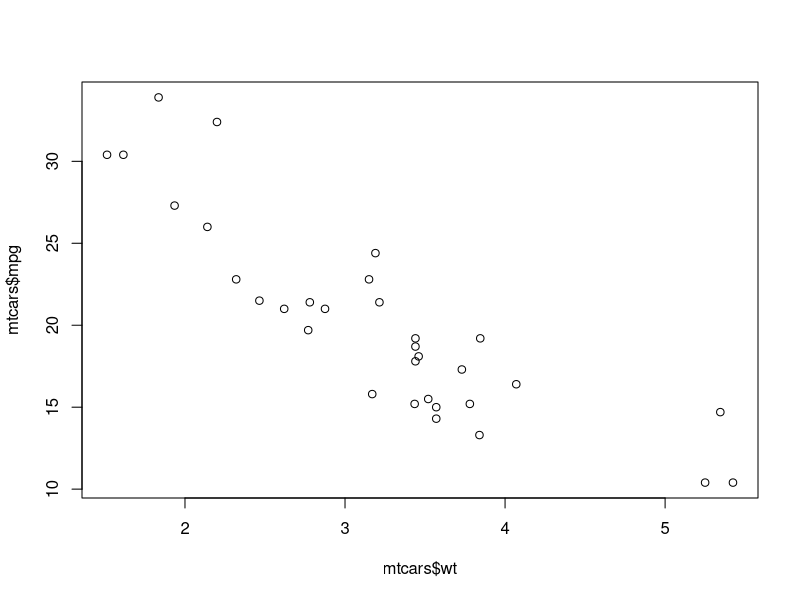
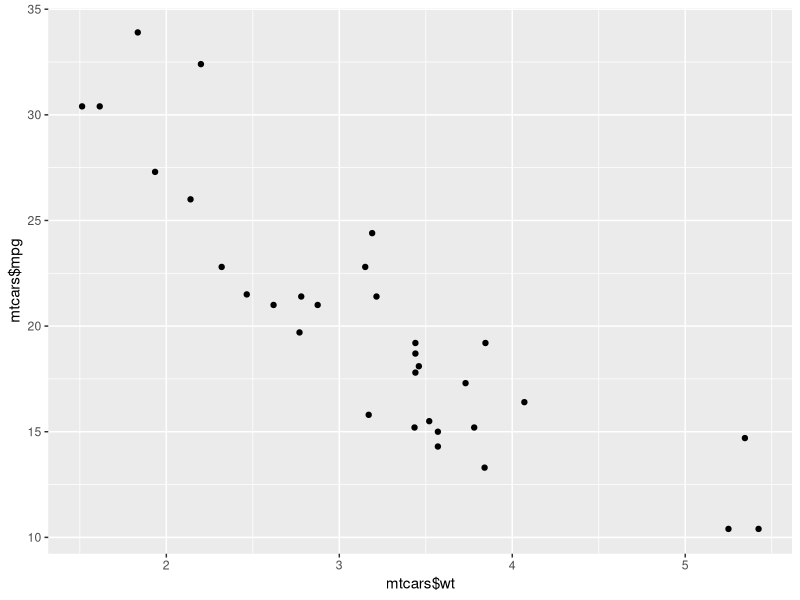
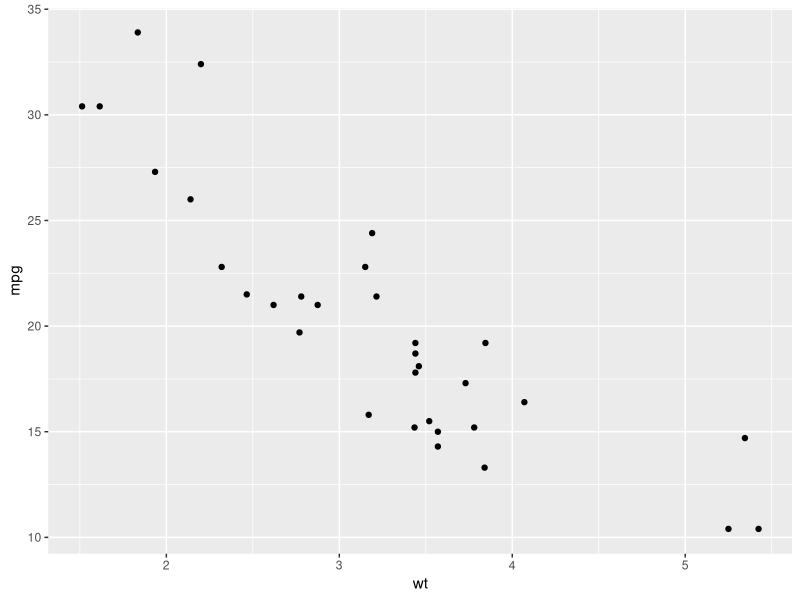
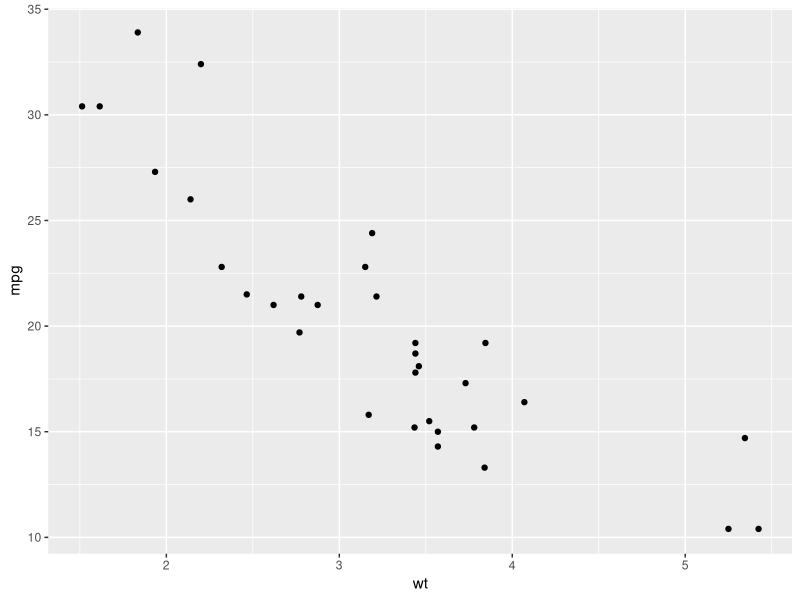

Generate these figures, in order, with R:
# always load ggplot2 library first
library(ggplot2)

# basic
plot(mtcars$wt, mtcars$mpg)
# qplot()
qplot(mtcars$wt, mtcars$mpg)
qplot(wt, mpg, data=mtcars)  # if they are in same data.frame
# ggplot()
ggplot(mtcars, aes(x=wt, y=mpg)) + geom_point()
